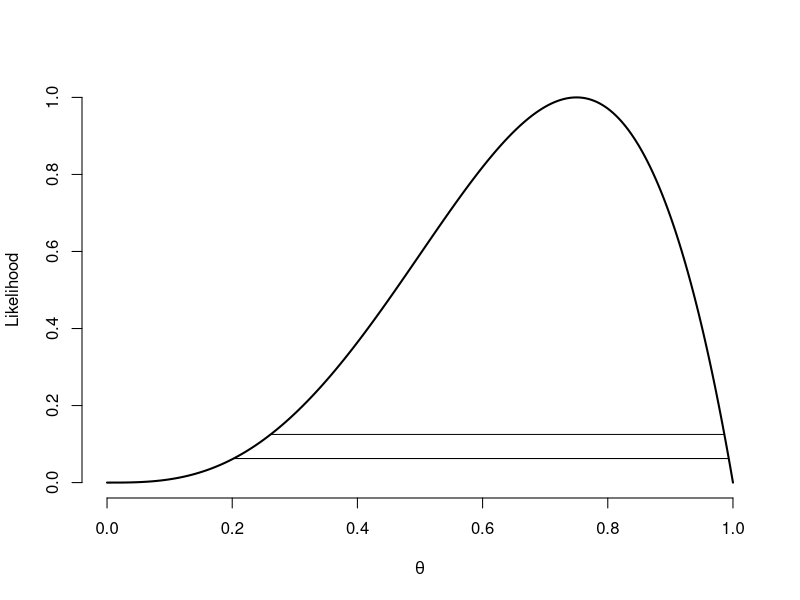

Write the R code that produced this figure.
thetaVals <- seq(0, 1, length = 1000)
maxL <- .75 ^ 3 * .25 ^1
lVals <- thetaVals ^ 3 * (1 - thetaVals) ^1 / maxL

#postscript("coinLikelihood.eps", width=4, height=4, horizontal = FALSE)
plot(thetaVals, lVals,
     type = "l",
     frame = F,
     xlab = expression(theta),
     ylab = "Likelihood",
     lwd = 2)
lines(range(thetaVals[lVals > 1 / 8]), c(1/8,1/8))
lines(range(thetaVals[lVals > 1 / 16]), c(1/16,1/16))
#dev.off()

#test 4
     
